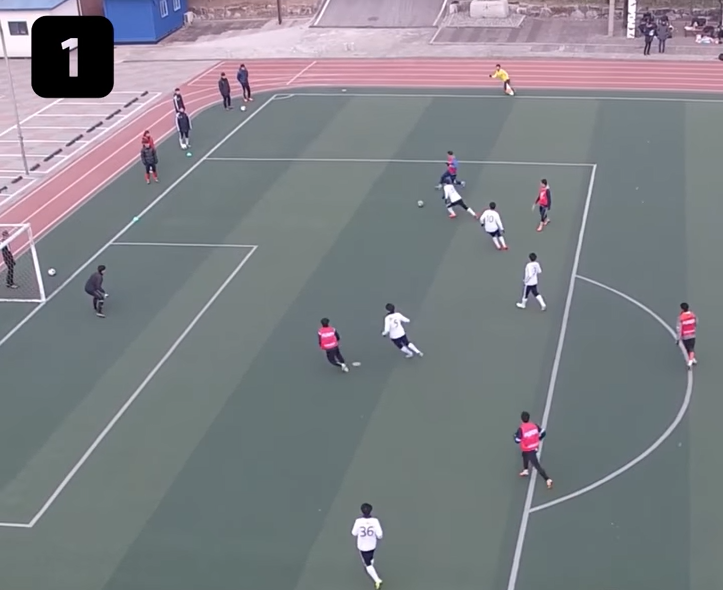
#> input picture img1.jpg, 723 x 590 px, given in place of offside.mp4, which was not available
$ python 'hsv detecting.py'   (older library calls are emulated)
#> lines starting #> are read from the running program, lines starting #| are printed output that depends on the picture; after the words box and inside, x2 and y2 are one past the last pixel; in counts of white or black regions, pixels touching at a corner belong together; pictures that were not available may be replaced by others from this repository, and a replacement may not be noted
# -*- coding: utf-8 -*-
"""
Created on Tue May 14 16:31:32 2019

@author: kimuk
"""
import cv2
import os
import numpy as np

#Reading the video
vidcap = cv2.VideoCapture('offside.mp4')
success,image = vidcap.read()
#> image is the input picture: shape (590, 723, 3); mean B, G, R 134, 128.8, 126.5
count = 0
success = True
idx = 0

#Read the video frame by frame
while success:
	#converting into hsv image
    hsv = cv2.cvtColor(image,cv2.COLOR_BGR2HSV)
#> hsv: shape (590, 723, 3); mean H, S, V 105.4, 30.9, 137.5
	#green range
    lower_green = np.array([55,0, 100])
    upper_green = np.array([109, 150, 255])
	#blue range
    lower_blue = np.array([110,0,200])
    upper_blue = np.array([150,50,255])

	#Red range
    lower_red = np.array([151,35,150])
    upper_red = np.array([170,177,255])

	#white range
    lower_white = np.array([110,0,200])
    upper_white = np.array([150,25,255])

    #Define a mask ranging from lower to uppper
    mask = cv2.inRange(hsv, lower_green, upper_green)
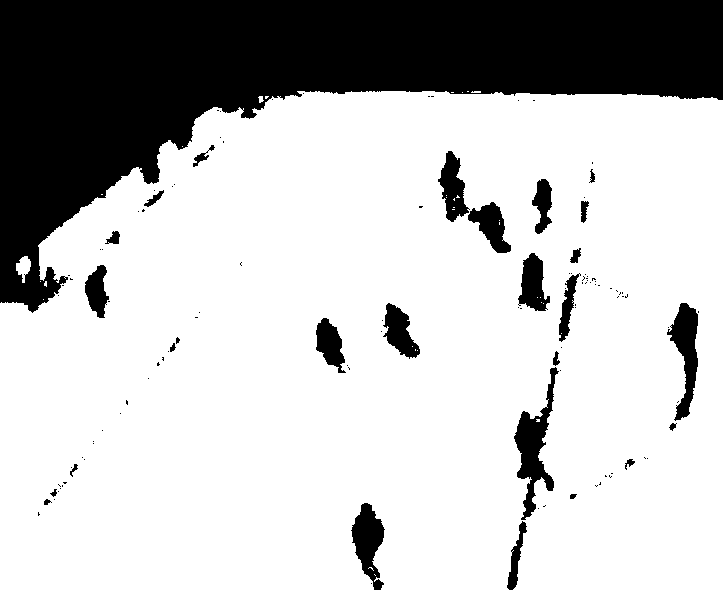
#> mask: shape (590, 723); 74.9% white; 120 black regions (93 under 20 px), largest, box (x1, y1, x2, y2) and area: (0, 0, 723, 313) 92252, (514, 367, 559, 520) 2343, (667, 303, 698, 421) 1795
    #Do masking
    res = cv2.bitwise_and(image, image, mask=mask)
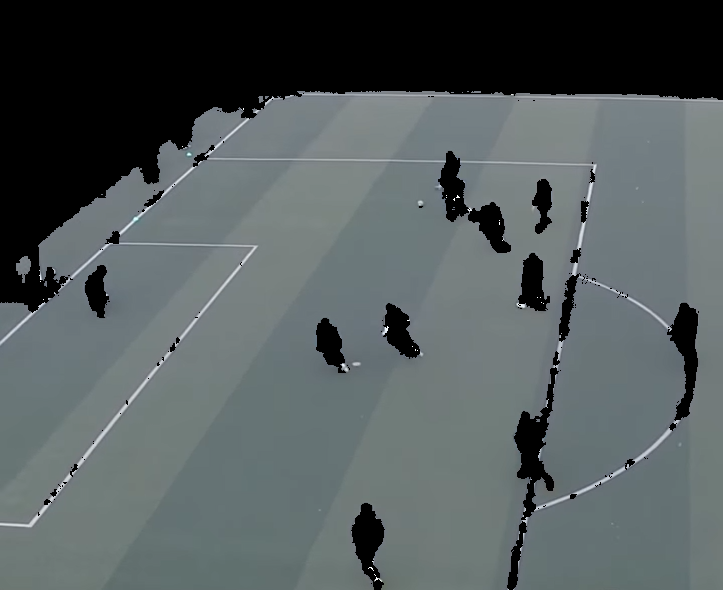
#> res: shape (590, 723, 3); mean B, G, R 93.2, 92.2, 84.1
	#convert to hsv to gray
    res_bgr = cv2.cvtColor(res,cv2.COLOR_HSV2BGR)
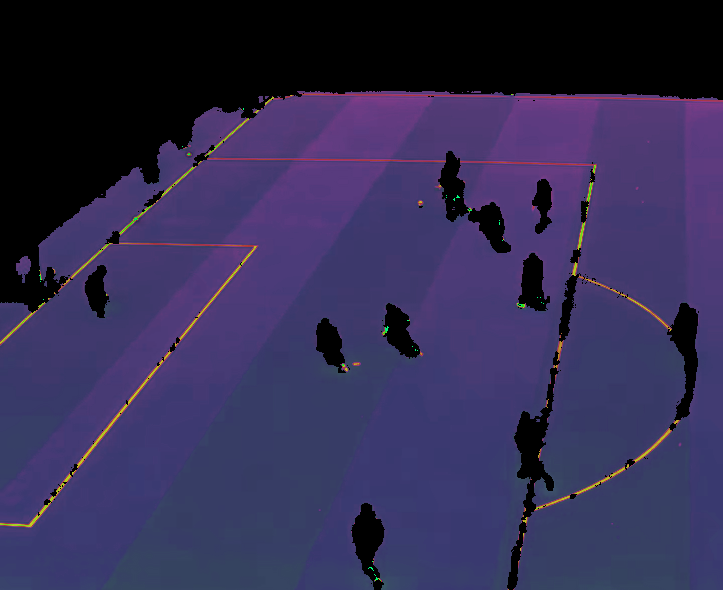
#> res_bgr: shape (590, 723, 3); mean B, G, R 82.8, 45, 51
    res_gray = cv2.cvtColor(res,cv2.COLOR_BGR2GRAY)

    #Defining a kernel to do morphological operation in threshold image to
    #get better output.
    kernel = np.ones((13,13),np.uint8)
    thresh = cv2.threshold(res_gray,127,255,cv2.THRESH_BINARY_INV | cv2.THRESH_OTSU)[1]
    thresh = cv2.morphologyEx(thresh, cv2.MORPH_CLOSE, kernel)
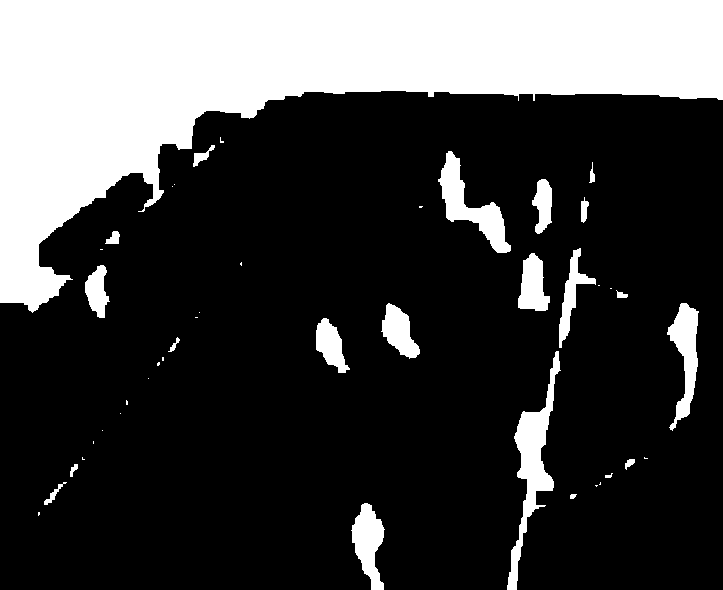
#> thresh: shape (590, 723); 25.8% white; 44 white regions (22 under 20 px)

    #find contours in threshold image
    im2,contours,hierarchy = cv2.findContours(thresh,cv2.RETR_TREE,cv2.CHAIN_APPROX_SIMPLE)
#> contours = 44 contours, 24 with area under 20; largest, box (x1, y1, x2, y2) and area: (0, 0, 723, 313) 92341, (507, 351, 561, 590) 3140, (438, 151, 511, 253) 2322, (667, 303, 699, 431) 1777, (351, 503, 385, 590) 1587

    prev = 0
    font = cv2.FONT_HERSHEY_SIMPLEX

    for c in contours:
        x,y,w,h = cv2.boundingRect(c)
		#Detect players
        if(h>=(1.5)*w):
            if(w>15 and h>= 15):
                player_img = image[y:y+h,x:x+w]
                player_hsv = cv2.cvtColor(player_img,cv2.COLOR_BGR2HSV)
				#If player has white jersy
                mask1 = cv2.inRange(player_hsv, lower_white, upper_white)
                res1 = cv2.bitwise_and(player_img, player_img, mask=mask1)
                res1 = cv2.cvtColor(res1,cv2.COLOR_HSV2BGR)
                res1 = cv2.cvtColor(res1,cv2.COLOR_BGR2GRAY)
                nzCount = cv2.countNonZero(res1)
				#If player has red jersy
                mask2 = cv2.inRange(player_hsv, lower_red, upper_red)
                res2 = cv2.bitwise_and(player_img, player_img, mask=mask2)
                res2 = cv2.cvtColor(res2,cv2.COLOR_HSV2BGR)
                res2 = cv2.cvtColor(res2,cv2.COLOR_BGR2GRAY)
                nzCountred = cv2.countNonZero(res2)

                if(nzCount >= 30):
					#Mark white jersy players as white
                    cv2.putText(image, 'White', (x-2, y-2), font, 0.8, (255,0,0), 2, cv2.LINE_AA)
                    cv2.rectangle(image,(x,y),(x+w,y+h),(255,0,0),3)
                else:
                    pass

                if(nzCountred>=30):
					#Mark red jersy players as red
                    cv2.putText(image, 'Red', (x-2, y-2), font, 0.8, (0,0,255), 2, cv2.LINE_AA)
                    cv2.rectangle(image,(x,y),(x+w,y+h),(0,0,255),3)
                else:
                    pass

        if((h>=1 and w>=1) and (h<=30 and w<=30)):
            player_img = image[y:y+h,x:x+w]

            player_hsv = cv2.cvtColor(player_img,cv2.COLOR_BGR2HSV)
#> this loop made 44 passes
#> (c, x, y, w, h, player_img, player_hsv) on passes 12, 22, 27, 28: ([[93, 441], [93, 443]], 93, 441, 1, 3, [[126, 119, 116], [138, 132, 128], [168, 161, 158]], [[111, 20, 126], [108, 18, 138], [111, 15, 168]]), ([[195, 317], [197, 317]], 195, 317, 3, 1, [[156, 150, 147], [194, 188, 185], [217, 211, 208]], [[110, 15, 156], [110, 12, 194], [110, 11, 217]]), ([[610, 288], [611, 288]], 610, 288, 2, 1, [[184, 173, 168], [166, 155, 150]], [[111, 22, 184], [111, 25, 166]]), ([[598, 285], [599, 285]], 598, 285, 2, 1, [[132, 122, 117], [159, 148, 143]], [[110, 29, 132], [111, 26, 159]])
#> (x, y, w, h, nzCount, nzCountred) on passes 2, 19, 21, 24, 29, 31: (351, 503, 34, 87, 604, 0), (507, 351, 54, 239, 582, 353), (316, 318, 34, 55, 0, 274), (667, 303, 32, 128, 130, 274), (85, 265, 25, 53, 2, 0), (518, 253, 32, 58, 270, 0)
#> pass 2, `res1 = cv2.bitwise_and(player_img, player_img, mask=mask1)`:
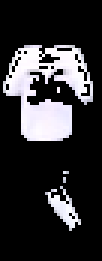
#> res1: shape (87, 34, 3) (shown 3 times larger); mean B, G, R 51, 48.6, 49.4
#> after the loop:
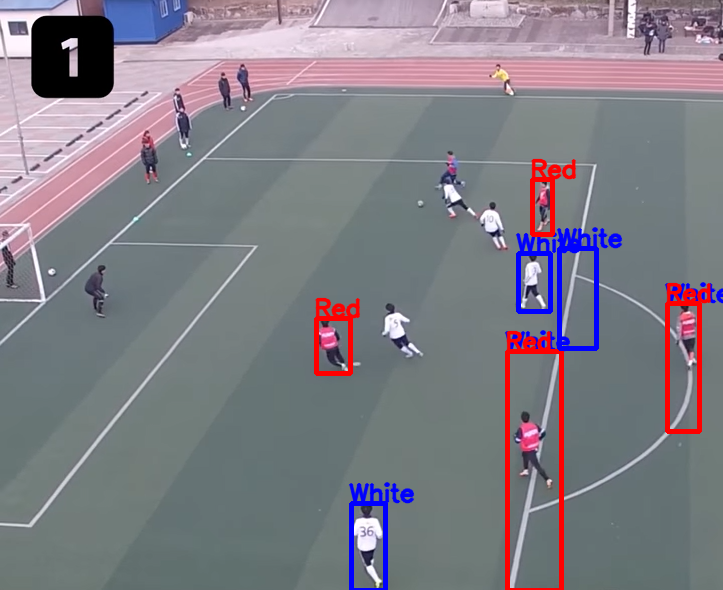
#> image: shape (590, 723, 3); mean B, G, R 133.4, 125, 127.6
#> after the loop:
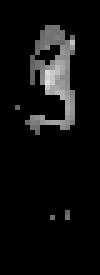
#> res2: shape (55, 20) (shown 5 times larger); min 0, max 225, mean 14.7
			# [11 lines of commented-out code are left out]

    cv2.imshow('Match Detection',image)
    if cv2.waitKey(1) & 0xFF == ord('q'):
#> (key q is pressed here)
        break
    success,image = vidcap.read()

vidcap.release()
cv2.destroyAllWindows()

$ run again, on Brazil_Argen.png
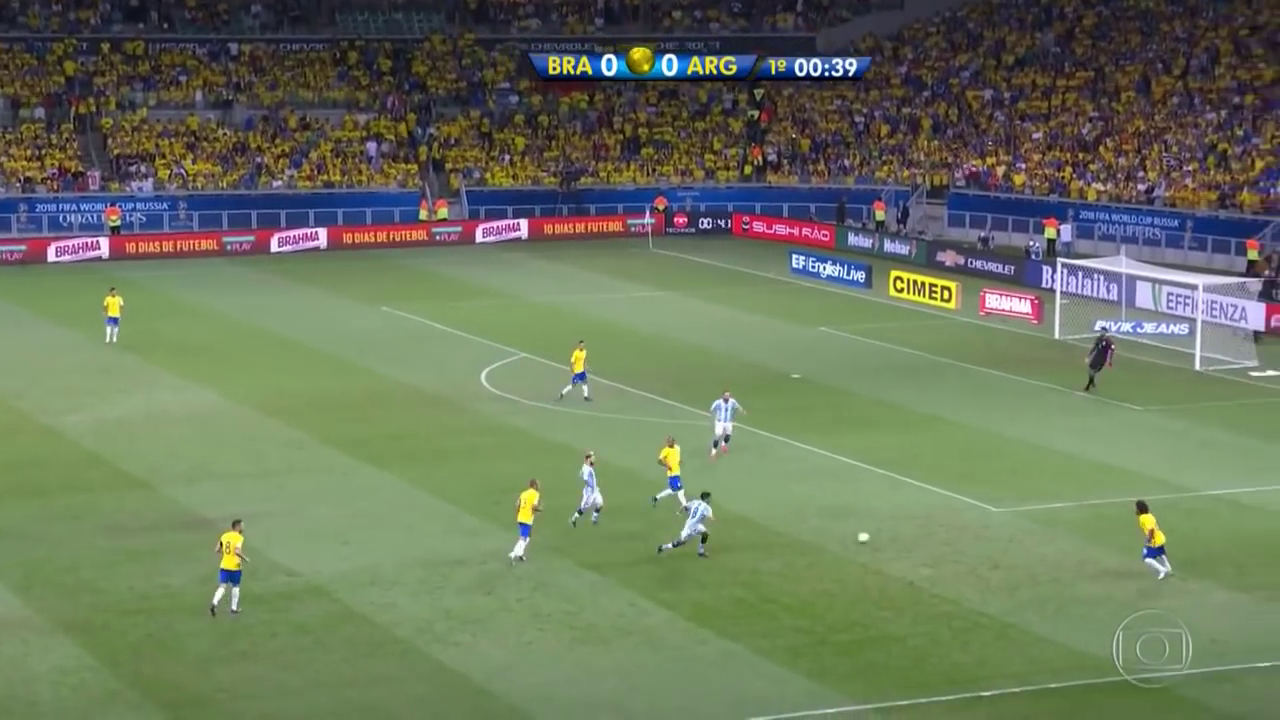
#> input picture Brazil_Argen.png, 1280 x 720 px, given in place of offside.mp4, which was not available
#> image is the input picture: shape (720, 1280, 3); mean B, G, R 92.9, 118.1, 106.5
#> hsv: shape (720, 1280, 3); mean H, S, V 62.6, 84.9, 127.5
#> `mask = cv2.inRange(hsv, lower_green, upper_green)`:
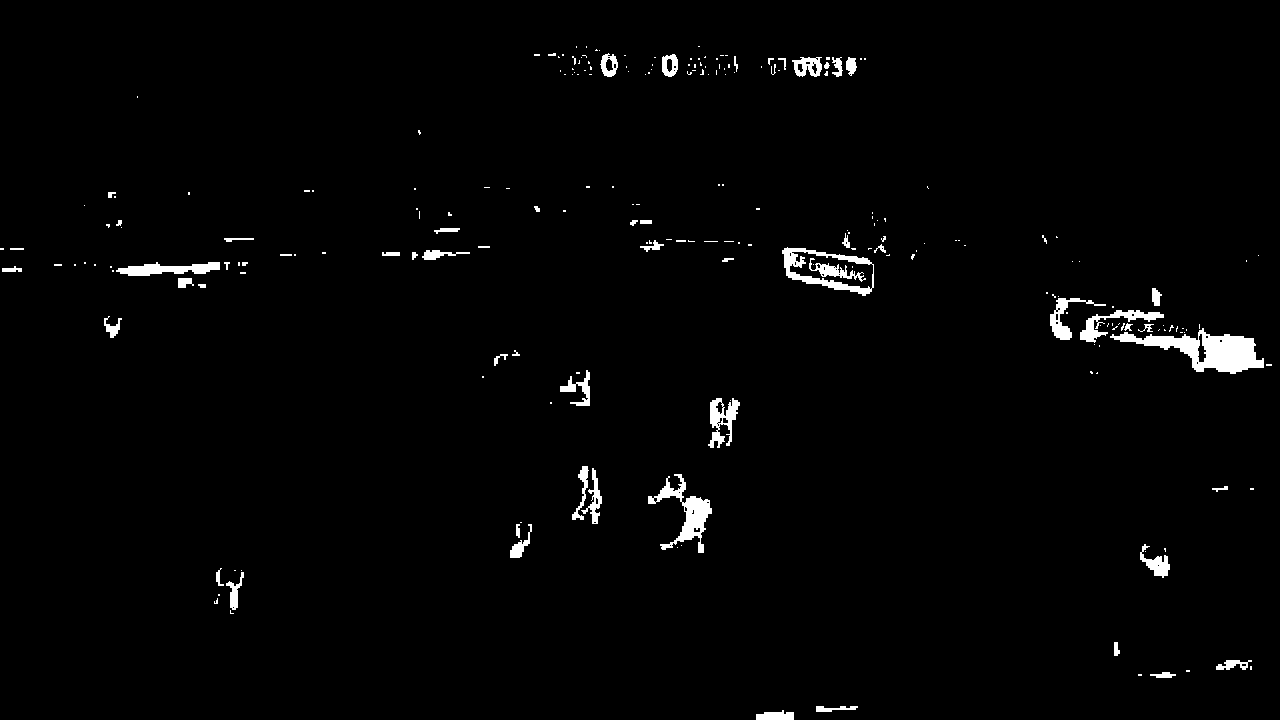
#> mask: shape (720, 1280); 1.7% white; 230 white regions (169 under 20 px), largest, box (x1, y1, x2, y2) and area: (1110, 328, 1264, 374) 2961, (648, 474, 712, 553) 1492, (782, 247, 874, 296) 1251
#> contours = 4 contours; box (x1, y1, x2, y2) and area: (0, 0, 1280, 720) 919434, (1205, 335, 1257, 373) 1705, (685, 500, 709, 529) 494, (1179, 337, 1199, 355) 308
#> the loop `for c in contours:` made 4 passes
#> (x, y, w, h) on passes 1 to 4: (0, 0, 1280, 720), (685, 500, 24, 29), (1179, 337, 20, 18), (1205, 335, 52, 38)
#> pass 2, `player_img = image[y:y+h,x:x+w]`:
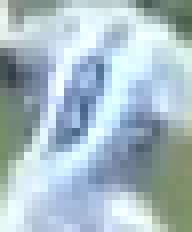
#> player_img: shape (29, 24, 3) (shown 8 times larger); mean B, G, R 197.5, 188.3, 168.1
